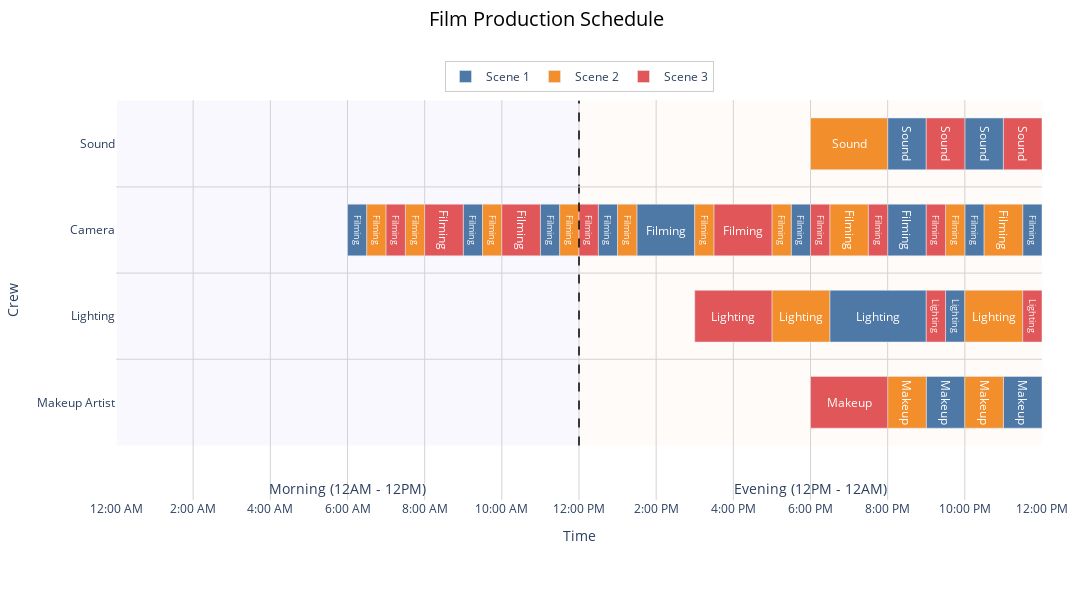

Here is the notebook cell this chart was saved with:
### Code cell
# Visualize the schedule with Plotly
schedule_df = visualize_schedule_plotly(model, x, tasks, crews, time_slots, task_duration)

### Figure 1 — Plotly figure (JSON) as saved in the notebook; plotly's stock layout.template omitted (floating-point values rounded to 4 significant figures)
{"data": [{"base": [42, 46, 37, 43, 12, 18, 22, 25, 27, 35, 40, 44, 47, 40, 44], "hoverinfo": "text", "hovertext": ["<b>Makeup (Scene 1)</b><br>Crew: Makeup Artist<br>Time: 9:00 PM - 10:00 PM<br>Duration: 60 minutes", "<b>Makeup (Scene 1)</b><br>Crew: Makeup Artist<br>Time: 11:00 PM - 12:00 PM<br>Duration: 60 minutes", "<b>Lighting (Scene 1)</b><br>Crew: Lighting<br>Time: 6:30 PM - 9:00 PM<br>Duration: 150 minutes", "<b>Lighting (Scene 1)</b><br>Crew: Lighting<br>Time: 9:30 PM - 10:00 PM<br>Duration: 30 minutes", "<b>Filming (Scene 1)</b><br>Crew: Camera<br>Time: 6:00 AM - 6:30 AM<br>Duration: 30 minutes", "<b>Filming (Scene 1)</b><br>Crew: Camera<br>Time: 9:00 AM - 9:30 AM<br>Duration: 30 minutes", "<b>Filming (Scene 1)</b><br>Crew: Camera<br>Time: 11:00 AM - 11:30 AM<br>Duration: 30 minutes", "<b>Filming (Scene 1)</b><br>Crew: Camera<br>Time: 12:30 PM - 1:00 PM<br>Duration: 30 minutes", "<b>Filming (Scene 1)</b><br>Crew: Camera<br>Time: 1:30 PM - 3:00 PM<br>Duration: 90 minutes", "<b>Filming (Scene 1)</b><br>Crew: Camera<br>Time: 5:30 PM - 6:00 PM<br>Duration: 30 minutes", "<b>Filming (Scene 1)</b><br>Crew: Camera<br>Time: 8:00 PM - 9:00 PM<br>Duration: 60 minutes", "<b>Filming (Scene 1)</b><br>Crew: Camera<br>Time: 10:00 PM - 10:30 PM<br>Duration: 30 minutes", "<b>Filming (Scene 1)</b><br>Crew: Camera<br>Time: 11:30 PM - 12:00 PM<br>Duration: 30 minutes", "<b>Sound (Scene 1)</b><br>Crew: Sound<br>Time: 8:00 PM - 9:00 PM<br>Duration: 60 minutes", "<b>Sound (Scene 1)</b><br>Crew: Sound<br>Time: 10:00 PM - 11:00 PM<br>Duration: 60 minutes"], "insidetextanchor": "middle", "marker": {"color": "#4e79a7"}, "name": "Scene 1", "orientation": "h", "text": ["Makeup", "Makeup", "Lighting", "Lighting", "Filming", "Filming", "Filming", "Filming", "Filming", "Filming", "Filming", "Filming", "Filming", "Sound", "Sound"], "textfont": {"color": "white", "size": 12}, "textposition": "inside", "type": "bar", "width": 0.6, "x": [2, 2, 5, 1, 1, 1, 1, 1, 3, 1, 2, 1, 1, 2, 2], "y": ["Makeup Artist", "Makeup Artist", "Lighting", "Lighting", "Camera", "Camera", "Camera", "Camera", "Camera", "Camera", "Camera", "Camera", "Camera", "Sound", "Sound"]}, {"base": [44, 40, 44, 34, 43, 45, 37, 34, 19, 26, 30, 13, 15, 23, 36], "hoverinfo": "text", "hovertext": ["<b>Makeup (Scene 2)</b><br>Crew: Makeup Artist<br>Time: 10:00 PM - 11:00 PM<br>Duration: 60 minutes", "<b>Makeup (Scene 2)</b><br>Crew: Makeup Artist<br>Time: 8:00 PM - 9:00 PM<br>Duration: 60 minutes", "<b>Lighting (Scene 2)</b><br>Crew: Lighting<br>Time: 10:00 PM - 11:30 PM<br>Duration: 90 minutes", "<b>Lighting (Scene 2)</b><br>Crew: Lighting<br>Time: 5:00 PM - 6:30 PM<br>Duration: 90 minutes", "<b>Filming (Scene 2)</b><br>Crew: Camera<br>Time: 9:30 PM - 10:00 PM<br>Duration: 30 minutes", "<b>Filming (Scene 2)</b><br>Crew: Camera<br>Time: 10:30 PM - 11:30 PM<br>Duration: 60 minutes", "<b>Filming (Scene 2)</b><br>Crew: Camera<br>Time: 6:30 PM - 7:30 PM<br>Duration: 60 minutes", "<b>Filming (Scene 2)</b><br>Crew: Camera<br>Time: 5:00 PM - 5:30 PM<br>Duration: 30 minutes", "<b>Filming (Scene 2)</b><br>Crew: Camera<br>Time: 9:30 AM - 10:00 AM<br>Duration: 30 minutes", "<b>Filming (Scene 2)</b><br>Crew: Camera<br>Time: 1:00 PM - 1:30 PM<br>Duration: 30 minutes", "<b>Filming (Scene 2)</b><br>Crew: Camera<br>Time: 3:00 PM - 3:30 PM<br>Duration: 30 minutes", "<b>Filming (Scene 2)</b><br>Crew: Camera<br>Time: 6:30 AM - 7:00 AM<br>Duration: 30 minutes", "<b>Filming (Scene 2)</b><br>Crew: Camera<br>Time: 7:30 AM - 8:00 AM<br>Duration: 30 minutes", "<b>Filming (Scene 2)</b><br>Crew: Camera<br>Time: 11:30 AM - 12:00 PM<br>Duration: 30 minutes", "<b>Sound (Scene 2)</b><br>Crew: Sound<br>Time: 6:00 PM - 8:00 PM<br>Duration: 120 minutes"], "insidetextanchor": "middle", "marker": {"color": "#f28e2c"}, "name": "Scene 2", "orientation": "h", "text": ["Makeup", "Makeup", "Lighting", "Lighting", "Filming", "Filming", "Filming", "Filming", "Filming", "Filming", "Filming", "Filming", "Filming", "Filming", "Sound"], "textfont": {"color": "white", "size": 12}, "textposition": "inside", "type": "bar", "width": 0.6, "x": [2, 2, 3, 3, 1, 2, 2, 1, 1, 1, 1, 1, 1, 1, 4], "y": ["Makeup Artist", "Makeup Artist", "Lighting", "Lighting", "Camera", "Camera", "Camera", "Camera", "Camera", "Camera", "Camera", "Camera", "Camera", "Camera", "Sound"]}, {"base": [36, 30, 47, 42, 14, 16, 20, 24, 31, 36, 39, 42, 42, 46], "hoverinfo": "text", "hovertext": ["<b>Makeup (Scene 3)</b><br>Crew: Makeup Artist<br>Time: 6:00 PM - 8:00 PM<br>Duration: 120 minutes", "<b>Lighting (Scene 3)</b><br>Crew: Lighting<br>Time: 3:00 PM - 5:00 PM<br>Duration: 120 minutes", "<b>Lighting (Scene 3)</b><br>Crew: Lighting<br>Time: 11:30 PM - 12:00 PM<br>Duration: 30 minutes", "<b>Lighting (Scene 3)</b><br>Crew: Lighting<br>Time: 9:00 PM - 9:30 PM<br>Duration: 30 minutes", "<b>Filming (Scene 3)</b><br>Crew: Camera<br>Time: 7:00 AM - 7:30 AM<br>Duration: 30 minutes", "<b>Filming (Scene 3)</b><br>Crew: Camera<br>Time: 8:00 AM - 9:00 AM<br>Duration: 60 minutes", "<b>Filming (Scene 3)</b><br>Crew: Camera<br>Time: 10:00 AM - 11:00 AM<br>Duration: 60 minutes", "<b>Filming (Scene 3)</b><br>Crew: Camera<br>Time: 12:00 PM - 12:30 PM<br>Duration: 30 minutes", "<b>Filming (Scene 3)</b><br>Crew: Camera<br>Time: 3:30 PM - 5:00 PM<br>Duration: 90 minutes", "<b>Filming (Scene 3)</b><br>Crew: Camera<br>Time: 6:00 PM - 6:30 PM<br>Duration: 30 minutes", "<b>Filming (Scene 3)</b><br>Crew: Camera<br>Time: 7:30 PM - 8:00 PM<br>Duration: 30 minutes", "<b>Filming (Scene 3)</b><br>Crew: Camera<br>Time: 9:00 PM - 9:30 PM<br>Duration: 30 minutes", "<b>Sound (Scene 3)</b><br>Crew: Sound<br>Time: 9:00 PM - 10:00 PM<br>Duration: 60 minutes", "<b>Sound (Scene 3)</b><br>Crew: Sound<br>Time: 11:00 PM - 12:00 PM<br>Duration: 60 minutes"], "insidetextanchor": "middle", "marker": {"color": "#e15759"}, "name": "Scene 3", "orientation": "h", "text": ["Makeup", "Lighting", "Lighting", "Lighting", "Filming", "Filming", "Filming", "Filming", "Filming", "Filming", "Filming", "Filming", "Sound", "Sound"], "textfont": {"color": "white", "size": 12}, "textposition": "inside", "type": "bar", "width": 0.6, "x": [4, 4, 1, 1, 1, 2, 2, 1, 3, 1, 1, 1, 2, 2], "y": ["Makeup Artist", "Lighting", "Lighting", "Lighting", "Camera", "Camera", "Camera", "Camera", "Camera", "Camera", "Camera", "Camera", "Sound", "Sound"]}], "layout": {"annotations": [{"font": {"size": 14}, "showarrow": false, "text": "Morning (12AM - 12PM)", "x": 12, "xanchor": "center", "y": -1}, {"font": {"size": 14}, "showarrow": false, "text": "Evening (12PM - 12AM)", "x": 36, "xanchor": "center", "y": -1}], "barmode": "overlay", "height": 600, "legend": {"bgcolor": "rgba(255, 255, 255, 0.8)", "bordercolor": "rgba(0, 0, 0, 0.2)", "borderwidth": 1, "orientation": "h", "x": 0.5, "xanchor": "center", "y": 1.02, "yanchor": "bottom"}, "margin": {"b": 100, "l": 100, "r": 50, "t": 100}, "plot_bgcolor": "white", "shapes": [{"fillcolor": "rgba(230, 230, 250, 0.3)", "layer": "below", "line": {"width": 0}, "type": "rect", "x0": 0, "x1": 24, "y0": -0.5, "y1": 3.5}, {"fillcolor": "rgba(250, 240, 230, 0.3)", "layer": "below", "line": {"width": 0}, "type": "rect", "x0": 24, "x1": 48, "y0": -0.5, "y1": 3.5}, {"line": {"color": "black", "dash": "dash", "width": 1.5}, "type": "line", "x0": 24, "x1": 24, "y0": -0.5, "y1": 3.5}, {"line": {"color": "lightgray", "width": 1}, "type": "line", "x0": 0, "x1": 48, "y0": 0.5, "y1": 0.5}, {"line": {"color": "lightgray", "width": 1}, "type": "line", "x0": 0, "x1": 48, "y0": 1.5, "y1": 1.5}, {"line": {"color": "lightgray", "width": 1}, "type": "line", "x0": 0, "x1": 48, "y0": 2.5, "y1": 2.5}], "title": {"font": {"color": "black", "size": 20}, "text": "Film Production Schedule", "x": 0.5, "xanchor": "center", "y": 0.98, "yanchor": "top"}, "width": 1200, "xaxis": {"gridcolor": "lightgray", "gridwidth": 1, "range": [0, 48], "showgrid": true, "tickmode": "array", "ticktext": ["12:00 AM", "2:00 AM", "4:00 AM", "6:00 AM", "8:00 AM", "10:00 AM", "12:00 PM", "2:00 PM", "4:00 PM", "6:00 PM", "8:00 PM", "10:00 PM", "12:00 PM"], "tickvals": [0, 4, 8, 12, 16, 20, 24, 28, 32, 36, 40, 44, 48], "title": {"text": "Time"}}, "yaxis": {"categoryarray": ["Makeup Artist", "Lighting", "Camera", "Sound"], "categoryorder": "array", "title": {"text": "Crew"}}}}
